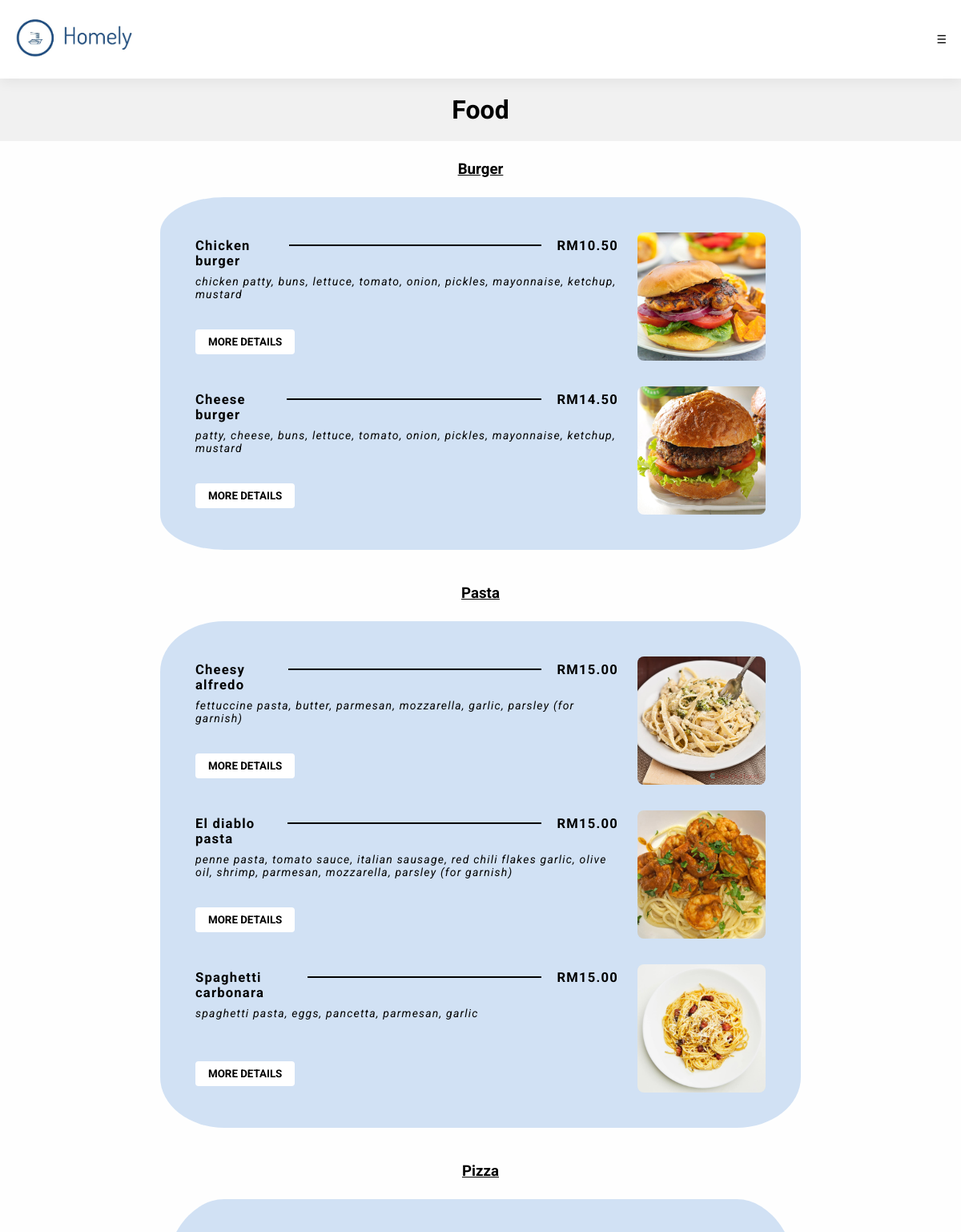
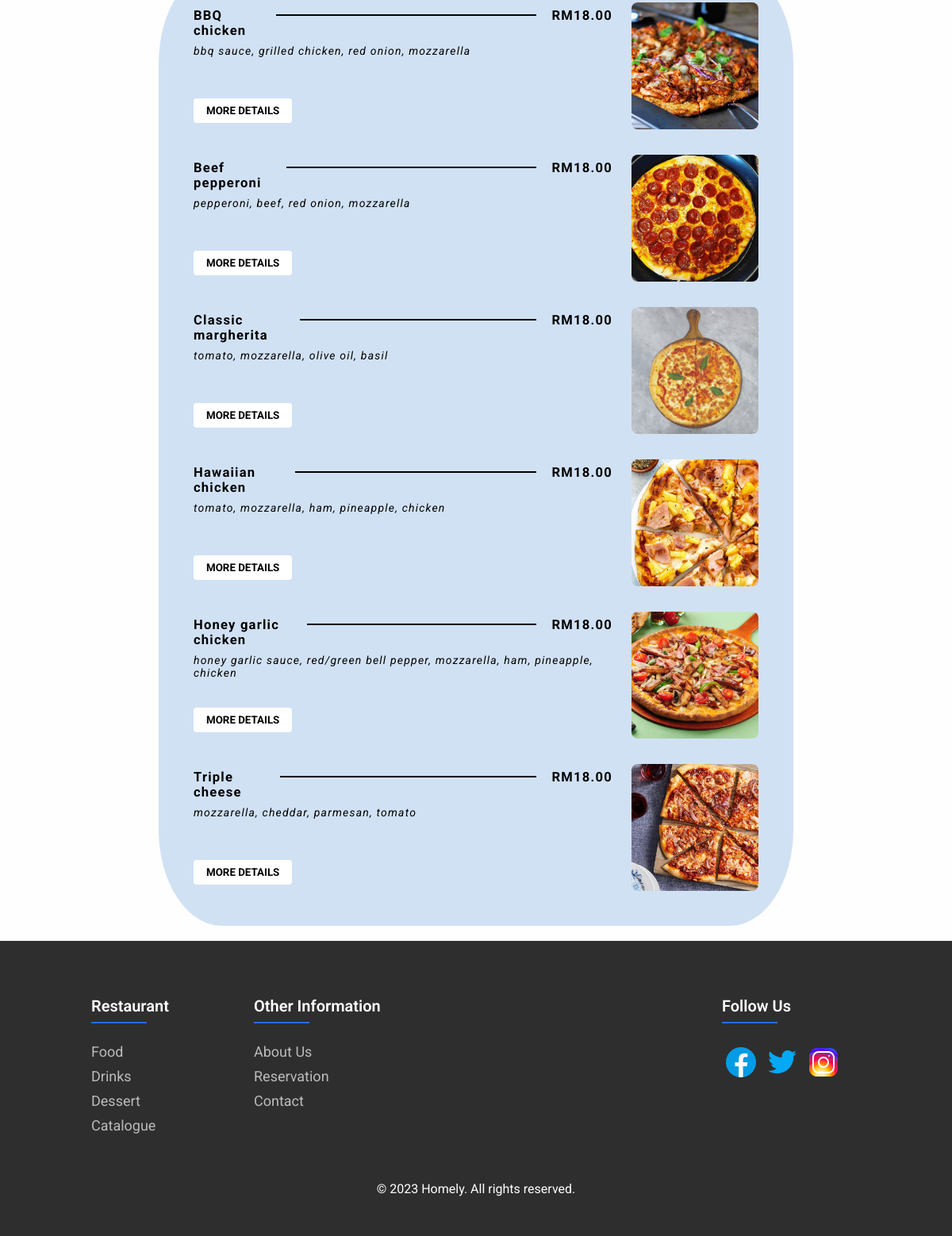
Page /food/ on the earlier database version (2 pictures, top to bottom).
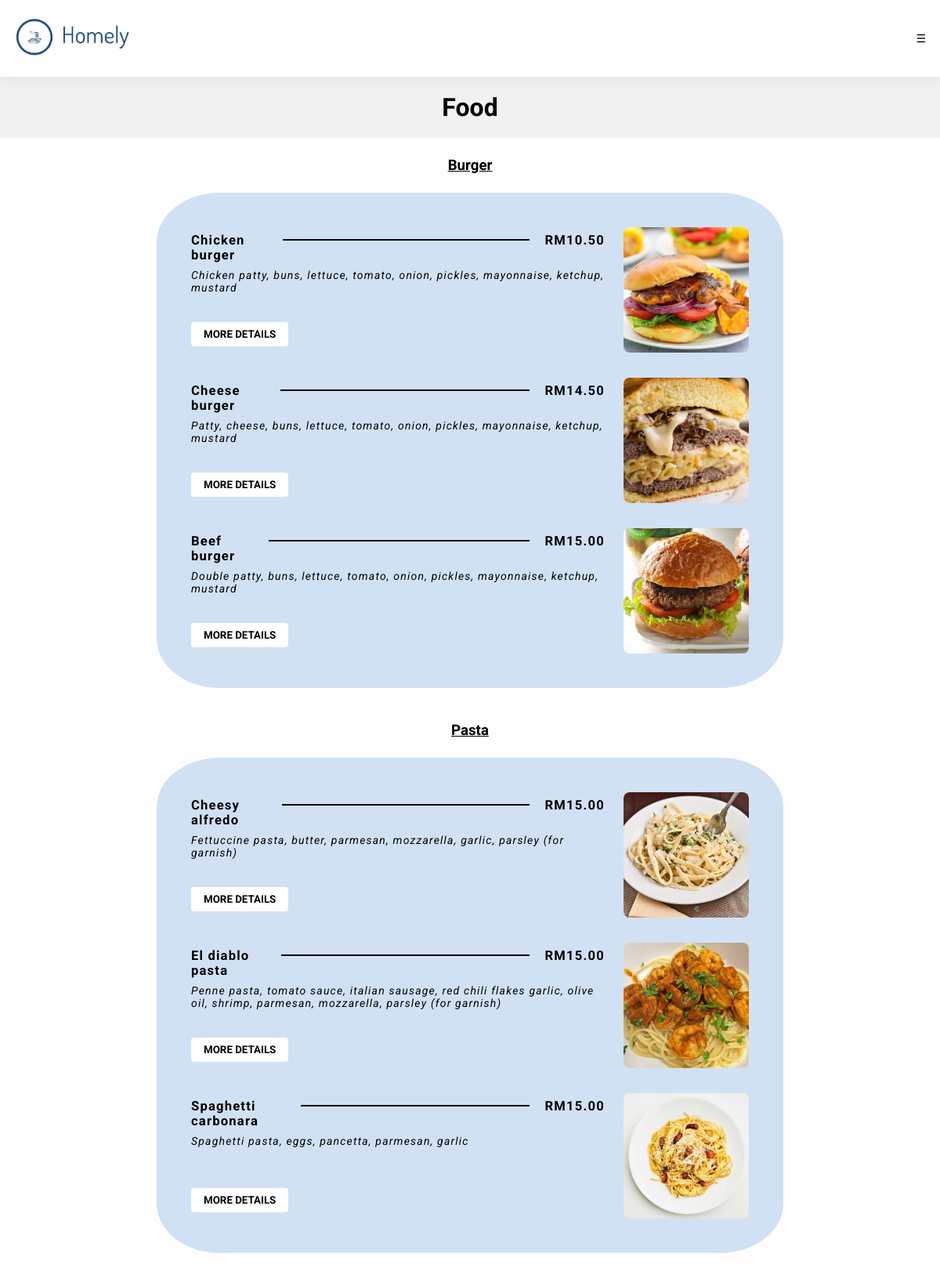
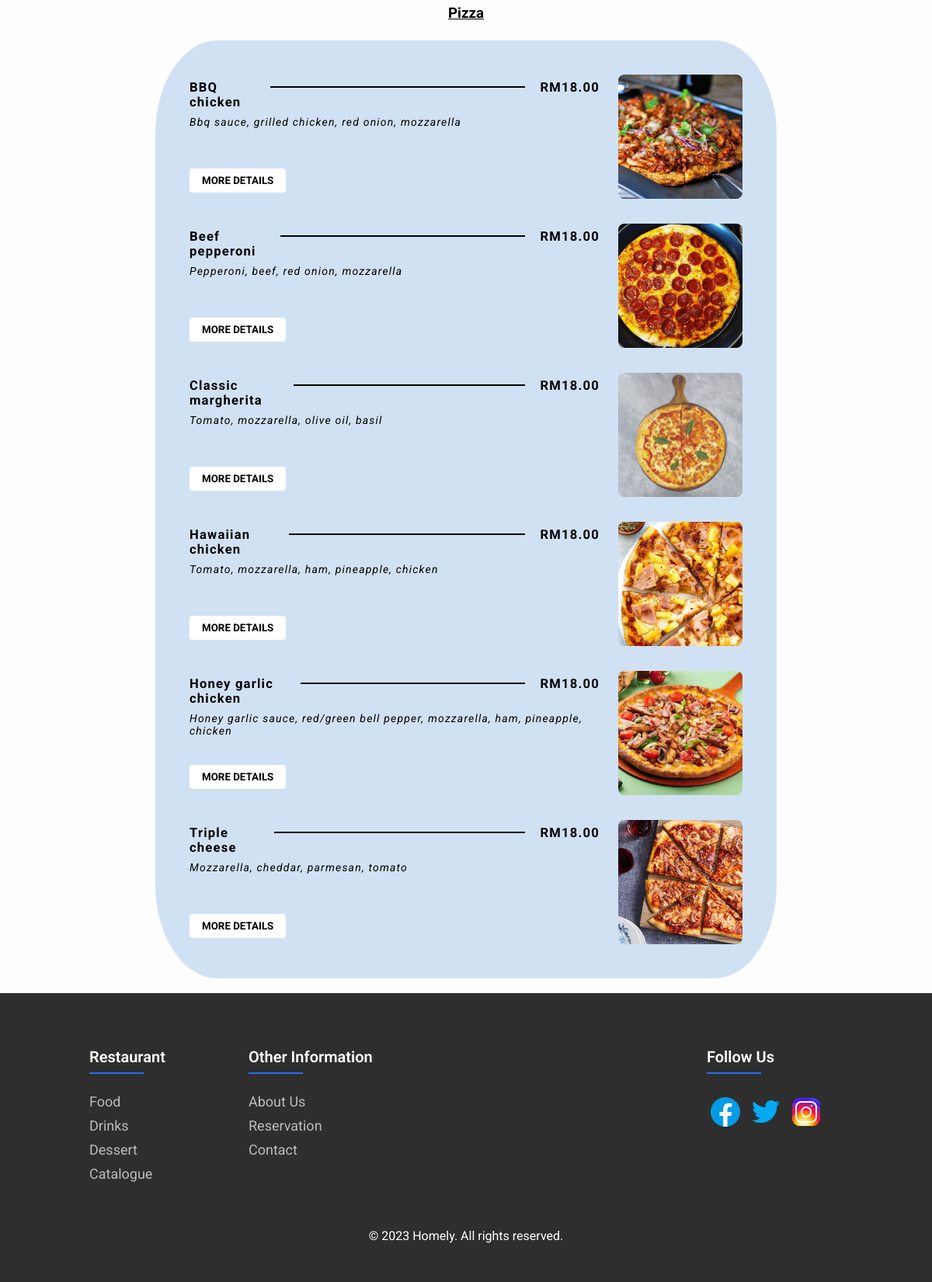
Same page on the later database version (2 pictures, top to bottom).
### restaurant/models.py (models this page shows, shortened)
class FoodItem(models.Model):
    type = models.CharField(max_length=100)
    category = models.CharField(max_length=100)
    name = models.CharField(max_length=100)
    price = models.DecimalField(max_digits=6, decimal_places=2)
    description = models.TextField(blank=True)
    image = models.ImageField(upload_to='menu_items/')
    details_url = models.URLField(blank=True, null=True)

### restaurant/views.py (the view)
# urls.py: path('food/', views.food, name="food"),
def food(request):
    food_items = FoodItem.objects.all().filter(category='Food').order_by('type')
    food_items_grouped = {k: list(v) for k, v in groupby(food_items, key=attrgetter('type'))}
    return render(request, 'food.html', {'food_items_grouped': food_items_grouped.items()})

### templates/food.html
{% extends 'main.html' %} {% load static %} {% block content %}
<h1 class="food-heading">Food</h1>
{% for type, items in food_items_grouped %}
<h3 class="list-header">{{ type }}</h3>
<section class="food-menu">
  <ul>
    {% for item in items %}
    <li class="item-container">
      <section class="item-text">
        <section class="item-header">
          <h5>{{ item.name }}</h5>
          <section class="separator"></section>
          <h5>RM{{ item.price }}</h5>
        </section>
        <section class="item-description">
          <p>{{ item.description }}</p>
        </section>
        <a href="{% url 'item_detail' pk=item.id %}" class="more-details-link">
          <button class="more-details">more details</button>
        </a>
      </section>
      <img
        src="{{ MEDIA_URL }}{{ item.image.url }}"
        alt="{{ item.name }}"
        style="width: 160px; height: 160px"
      />
    </li>
    {% endfor %}
  </ul>
</section>
<br />
{% endfor %} {% endblock %}

### templates/main.html (shortened to what this page needs)
<!DOCTYPE html>
{% load static %}
<html>
  <head>
    <link
      rel="stylesheet"
      type="text/css"
      href="{% static 'styles/main.css'%}"
    />
  </head>
  <body>
    {% include 'header.html' %}
    {% block content %}
    {% endblock %}
    {% include 'footer.html' %}
  </body>
</html>

### templates/header.html (shortened to what this page needs)
{% load static %}
<header>
  <head>
    <link rel="stylesheet" type="text/css" href="{% static 'styles/main.css' %}">
  </head>
  <section class="logo">
    <a href="{% url 'home' %}">
      <img src="{% static 'images/logo.jpg' %}" alt="Logo of Homely" />
    </a>
  </section>
  <div class="menu-button" onclick="toggleMenu()">
    <span>&#9776;</span>
  </div>
</header>

### templates/footer.html
{% load static %}
<footer class="footer">
  <div class="container">
    <div class="row">
      <section class="left">
        <section class="footer-column">
          <h4>Restaurant</h4>
          <ul>
            <li><a href="#">Food</a></li>
            <li><a href="#">Drinks</a></li>
            <li><a href="#">Dessert</a></li>
            <li><a href="#">Catalogue</a></li>
          </ul>
        </section>
        <section class="footer-column">
          <h4>Other information</h4>
          <ul>
            <li><a href="#">About Us</a></li>
            <li><a href="#">Reservation</a></li>
            <li><a href="#">Contact</a></li>
          </ul>
        </section>
      </section>
      <section class="left">
        <section class="footer-column">
          <h4>Follow us</h4>
            <section class="social">
              <a href="https://www.facebook.com/login.php">
                <img
                  src="{% static 'images/facebook.png' %}"
                  alt="Facebook Icon"
                  width="48px"
                  height="48px"
                />
              </a>
              <a href="https://twitter.com/">
                <img
                  src="{% static 'images/twitter.png' %}"
                  alt="Twitter Icon"
                  width="48px"
                  height="48px"
                />
              </a>
              <a href="https://www.instagram.com/">
                <img
                  src="{% static 'images/instagram.png' %}"
                  alt="Instagram Icon"
                  width="48px"
                  height="48px"
                />
              </a>
            </section>
        </section>
      </section>
    </div>
    <p class="copyrights">© 2023 Homely. All rights reserved.</p>
  </div>
</footer>

### static/styles/main.css (style rules this page uses)
* { margin: 0; padding: 0; font-family: "Roboto", sans-serif; }
html { height: 100%; }
body { background-color: #fefefe; min-height: 100%; display: flex; flex-direction: column; }
a { text-decoration: none; color: inherit; }
header { font-size: 18px; display: flex; justify-content: space-between; align-items: center; padding: 0 10px; position: sticky; top: 0; z-index: 100; background-color: white; box-shadow: 0 5px 15px rgba(0, 0, 0, 0.06); }
header .logo > a > img { width: 20%; }
@media (max-width: 1280px) { header { flex-direction: row; justify-content: space-between; align-items: center; padding: 10px; } }
@media (max-width: 1280px) { header .logo { margin-bottom: 0px; width: auto; max-width: 70%; } }
@media (max-width: 1280px) { .menu-button { display: block; cursor: pointer; font-size: 14px; padding: 8px; } }
@media (min-width: 601px) and (max-width: 1280px) { .menu-button { display: block; cursor: pointer; } }
.row > .left, .row > .right { display: flex; flex-wrap: wrap; }
.row { display: flex; justify-content: space-between; }
ul { list-style: none; }
.footer { background-color: rgb(46, 46, 46); color: white; padding: 70px 100px 0px 100px; }
.footer-column { width: 175px; padding: 0 15px; }
.footer-column h4 { font-size: 20px; color: #fff; text-transform: capitalize; margin: 0 0 35px 0; font-weight: 600; position: relative; }
.footer-column h4::before { content: ''; position: absolute; left:0; bottom: -10px; background-color: #266df3; height: 2px; box-sizing: border-box; width: 70px; }
.footer-column ul li { margin: 0 0 10px 0; }
.footer-column ul li a { font-size: 18px; color: #bbbbbb; text-decoration: none; transition: all 0.3s ease; }
.social { position: absolute; }
.copyrights { text-align: center; padding: 50px 0; }
.food-heading, .drinks-heading, .menu-heading { background-color: rgba(188, 188, 188, 0.197); padding: 20px; text-align: center; }
.list-header { padding: 24px 10px; text-align: center; text-decoration: underline; }
.food-menu, .drinks-menu, .dessert-menu { max-width: 800px; margin: 0 auto; background-color: rgba(178, 206, 238, 0.579); border-radius: 10%; }
.food-menu > ul, .drinks-menu > ul, .dessert-menu > ul { list-style-type: none; padding: 12px; }
.food-menu .item-container, .drinks-menu .item-container, .dessert-menu .item-container { display: flex; align-items: center; justify-content: center; gap: 24px; margin: 2rem; }
.item-container > img { max-width: 160px; border-radius: 8px; }
.more-details { background-color: white; color: black; border: none; border-radius: 4px; padding: 8px 16px; cursor: pointer; font-weight: bold; outline: none; text-transform: uppercase; }
.food-menu .item-text, .drinks-menu .item-text, .dessertmenu .item-text { display: flex; flex-direction: column; flex-grow: 1; gap: 8px; letter-spacing: 1.2px; }
.item-header { display: flex; justify-content: space-between; font-size: 20px; }
.item-description { font-size: 14px; font-style: italic; min-height: 60px; }
.separator { width: 80%; background-color: #000000; height: 2px; margin: 8px 20px 0; }

Differences in the rows shown:
changed FoodItem "Burger": description "chicken patty, buns, lettuce, tomato, onion, pickles, mayonnaise, ketchup, mustard" → "Chicken patty, buns, lettuce, tomato, onion, pickles, mayonnaise, ketchup, mustard"
changed FoodItem "Cheese burger": description "patty, cheese, buns, lettuce, tomato, onion, pickles, mayonnaise, ketchup, mustard" → "Patty, cheese, buns, lettuce, tomato, onion, pickles, mayonnaise, ketchup, mustard"; image: a different picture
added FoodItem: name "Beef burger", price "15.00", description "Double patty, buns, lettuce, tomato, onion, pickles, mayonnaise, ketchup, mustard", image (picture), shown under "Burger"
changed FoodItem "Pasta": description "fettuccine pasta, butter, parmesan, mozzarella, garlic, parsley (for garnish)" → "Fettuccine pasta, butter, parmesan, mozzarella, garlic, parsley (for garnish)"
changed FoodItem "El diablo pasta": description "penne pasta, tomato sauce, italian sausage, red chili flakes garlic, olive oil, shrimp, parmesan, mozzarella, parsley (for garnish)" → "Penne pasta, tomato sauce, italian sausage, red chili flakes garlic, olive oil, shrimp, parmesan, mozzarella, parsley (for garnish)"
changed FoodItem "Spaghetti carbonara": description "spaghetti pasta, eggs, pancetta, parmesan, garlic" → "Spaghetti pasta, eggs, pancetta, parmesan, garlic"
changed FoodItem "Pizza": description "bbq sauce, grilled chicken, red onion, mozzarella" → "Bbq sauce, grilled chicken, red onion, mozzarella"
changed FoodItem "Beef pepperoni": description "pepperoni, beef, red onion, mozzarella" → "Pepperoni, beef, red onion, mozzarella"
changed FoodItem "Classic margherita": description "tomato, mozzarella, olive oil, basil" → "Tomato, mozzarella, olive oil, basil"
changed FoodItem "Hawaiian chicken": description "tomato, mozzarella, ham, pineapple, chicken" → "Tomato, mozzarella, ham, pineapple, chicken"
changed FoodItem "Honey garlic chicken": description "honey garlic sauce, red/green bell pepper, mozzarella, ham, pineapple, chicken" → "Honey garlic sauce, red/green bell pepper, mozzarella, ham, pineapple, chicken"
changed FoodItem "Triple cheese": description "mozzarella, cheddar, parmesan, tomato" → "Mozzarella, cheddar, parmesan, tomato"
